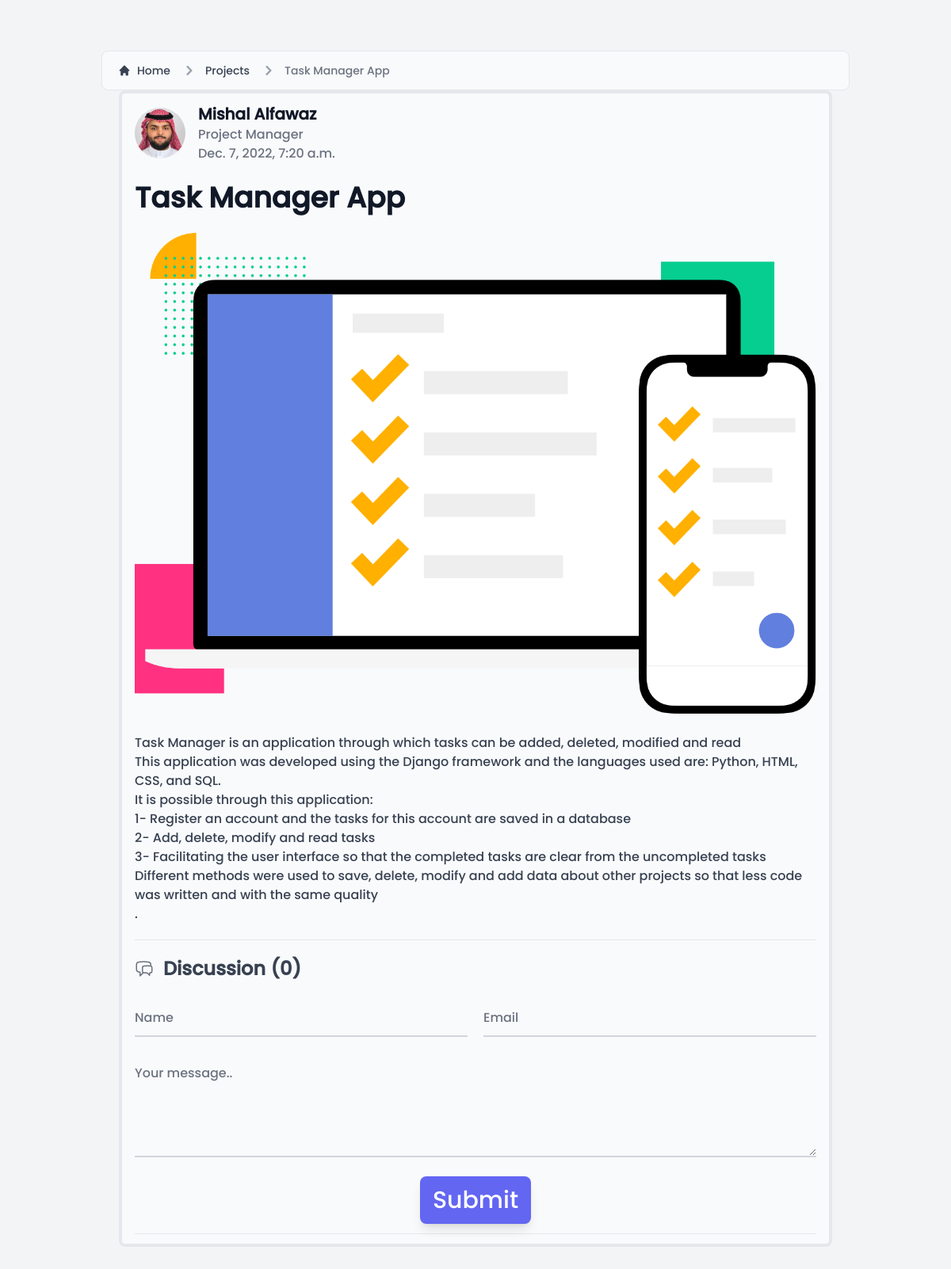
/projects/4, run on the app's committed database.
### tailwindapp/models.py (models this page shows, shortened)
class Project(models.Model):
    title = models.CharField(max_length=255, null=True)
    type = models.ManyToManyField(Category)
    image = models.ImageField(null = True,blank=True, upload_to="images/")
    body = RichTextField()
    author = models.ForeignKey(Info, on_delete=models.CASCADE)
    feature = models.ImageField(null = True,blank=True, upload_to="images/")
    released = models.DateTimeField(auto_now_add=True)
    class Meta:
        ordering = ['released']

class Info (models.Model):
    title = models.CharField(max_length = 255)
    name = models.CharField(max_length = 255)
    position = models.CharField(max_length = 255)
    email = models.EmailField()
    phone = models.IntegerField()
    description = models.TextField(max_length = 500)
    image = models.ImageField(null = True,blank=True, upload_to="images/")
    cv = models.FileField(null = True)
    skills = models.ManyToManyField(Skills)

### tailwindapp/views.py (the view)
# urls.py: path('projects/<str:pk>', views.getProjects, name='getProjects')
def getProjects(request, pk):
    project = Project.objects.get(id=pk)
    all_comments = CommentProject.objects.filter(
        post=project.pk,
    )
    if request.method == 'POST':
        form = CommentPForm(request.POST)
        if form.is_valid():
            html = render_to_string('tailwindapp/emails/emailtemplate.html',
            {'name': form.cleaned_data['name'],
            'email': form.cleaned_data['email'],
            'message': form.cleaned_data['body']
            })
            form = form.save(commit = False)
            form.post = project
            print("### ", form)
            form.save()
            send_mail('Subject',
            'message',
            'no-reply@mishalalfawaz.com',
            [form.email, 'mishalalfawaz@gmail.com'],
            html_message=html)
            return redirect('getProjects', pk = project.id)
    else:
        form = CommentPForm()
    context = {'project':project,'all_comments': all_comments,
    'form': form}
    return render(request, 'tailwindapp/projects.html', context)

### tailwindapp/templates/tailwindapp/projects.html (shortened to what this page needs)
{% extends 'base.html' %} {% block projects %}
{% load static %}
<div class="bg-gray-100">
<main class="pt-8 pb-16 lg:pt-16 lg:pb-24">
<nav class="flex px-5 py-3 mx-5 lg:mx-32 text-gray-700 border border-gray-200 rounded-lg bg-gray-50 " aria-label="Breadcrumb">
  <ol class="inline-flex items-center space-x-1 md:space-x-3">
    <li class="inline-flex items-center">
      <a href="{% url 'index' %}" class="inline-flex items-center text-sm font-medium text-gray-700 hover:text-gray-900">
        <svg class="w-4 h-4 mr-2" fill="currentColor" viewBox="0 0 20 20" xmlns="http://www.w3.org/2000/svg"><path d="M10.707 2.293a1 1 0 00-1.414 0l-7 7a1 1 0 001.414 1.414L4 10.414V17a1 1 0 001 1h2a1 1 0 001-1v-2a1 1 0 011-1h2a1 1 0 011 1v2a1 1 0 001 1h2a1 1 0 001-1v-6.586l.293.293a1 1 0 001.414-1.414l-7-7z"></path></svg>
        Home
      </a>
    </li>
    <li>
        <div class="flex items-center">
          <svg class="w-6 h-6 text-gray-400" fill="currentColor" viewBox="0 0 20 20" xmlns="http://www.w3.org/2000/svg"><path fill-rule="evenodd" d="M7.293 14.707a1 1 0 010-1.414L10.586 10 7.293 6.707a1 1 0 011.414-1.414l4 4a1 1 0 010 1.414l-4 4a1 1 0 01-1.414 0z" clip-rule="evenodd"></path></svg>
          <a href="{% url 'index' %}" class="ml-1 text-sm font-medium text-gray-700 hover:text-gray-900 md:ml-2">Projects</a>
        </div>
      </li>
    <li aria-current="page">
      <div class="flex items-center">
        <svg class="w-6 h-6 text-gray-400" fill="currentColor" viewBox="0 0 20 20" xmlns="http://www.w3.org/2000/svg"><path fill-rule="evenodd" d="M7.293 14.707a1 1 0 010-1.414L10.586 10 7.293 6.707a1 1 0 011.414-1.414l4 4a1 1 0 010 1.414l-4 4a1 1 0 01-1.414 0z" clip-rule="evenodd"></path></svg>
        <span class="ml-1 text-sm font-medium text-gray-500 md:ml-2 ">{{project.title}}</span>
      </div>
    </li>
  </ol>
</nav>
    <div class=" bg-gray-50 flex justify-between px-4 mx-auto w-11/12 lg:w-3/4 border-4 rounded-lg p-3">
        <article class=" p- mx-auto w-full format format-sm sm:format-base lg:format-lg format-blue ">
            <header class="mb-4 lg:mb-6 not-format">
                <address class="flex items-center mb-6 not-italic">
                    <div class="inline-flex items-center mr-3 text-sm text-gray-900   ">
                        <img class="mr-4 w-16 h-16 rounded-full" src="{{project.author.image.url}}" alt="Jese Leos">
                        <div>
                            <a href="#" rel="author" class="text-xl font-bold text-gray-900   ">{{project.author.name}}</a>
                            <p class="text-base font-light text-gray-500    ">{{project.author.position}}</p>
                            <p class="text-base font-light text-gray-500    "><time pubdate datetime="2022-02-08" title="February 8th, 2022">{{project.released}}</time></p>
                        </div>
                    </div>
                </address>
                <h1 class="mb-4 text-3xl font-extrabold leading-tight text-gray-900 lg:mb-6 lg:text-4xl   ">{{project.title}}</h1>
            </header>
            <div  class="break-words text-gray-700">
                <figure class="flex justify-center"><img src="{{project.feature.url}}" alt="">
                </figure>
                <br>
            <p>{{project.body | safe}}.</p>
        </div>
        <hr class="my-5">
        <section class="not-format">
            <div class="flex items-center mb-6">
                <h2 class="text-lg lg:text-2xl font-bold text-gray-700   ">Discussion ({{project.comments.count}})</h2>
            </div>
            <form action="" method="post" class="flex flex-col gap-6 items-center justify-center">
                <div class="flex gap-x-5 w-full">
                    <div class="w-1/2">
                        {{form.name}}
                    </div>
                    <div class="w-1/2">
                        {{form.email}}
                    </div>
                </div>
                <div class="w-full">
                {{form.body}}
            </div>
                <input type="submit" value="Submit" class="shadow-lg hover:shadow-2xl bg-indigo-500 text-3xl hover:bg-indigo-600
                 text-white py-3 px-4 rounded-lg cursor-pointer transition-all">
            </form>
            <hr class="mt-3">
        </section>
    </article>
    </div>
</main>
</div>
{% endblock projects %}

### data on the page
Project: title "Task Manager App", author.image (picture), author.name "Mishal Alfawaz", author.position "Project Manager", released "Dec. 7, 2022, 7:20 a.m.", feature (picture), body "Task Manager is an application through which tasks can be added, deleted, modified and read This application was developed using the Django framework and the languages used are: Python, HTML, CSS, and SQL. It is possible through this application: 1- Register an account and the tasks for this account are saved in a database 2- Add, delete, modify and read tasks 3- Facilitating the user interface so that the completed tasks are clear from the uncompleted tasks Different methods were used to save, delete, modify and add data about other projects so that less code was written and with the same quality", comments.count "0"
